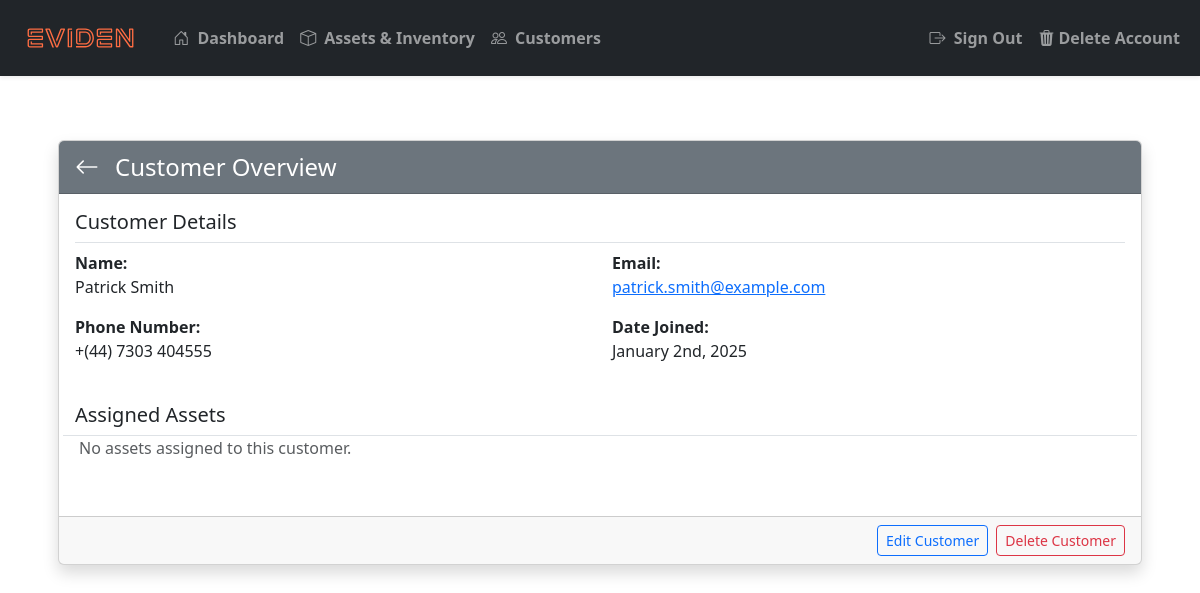
/customers/7/ (signed in), run on an earlier commit of the app's database.
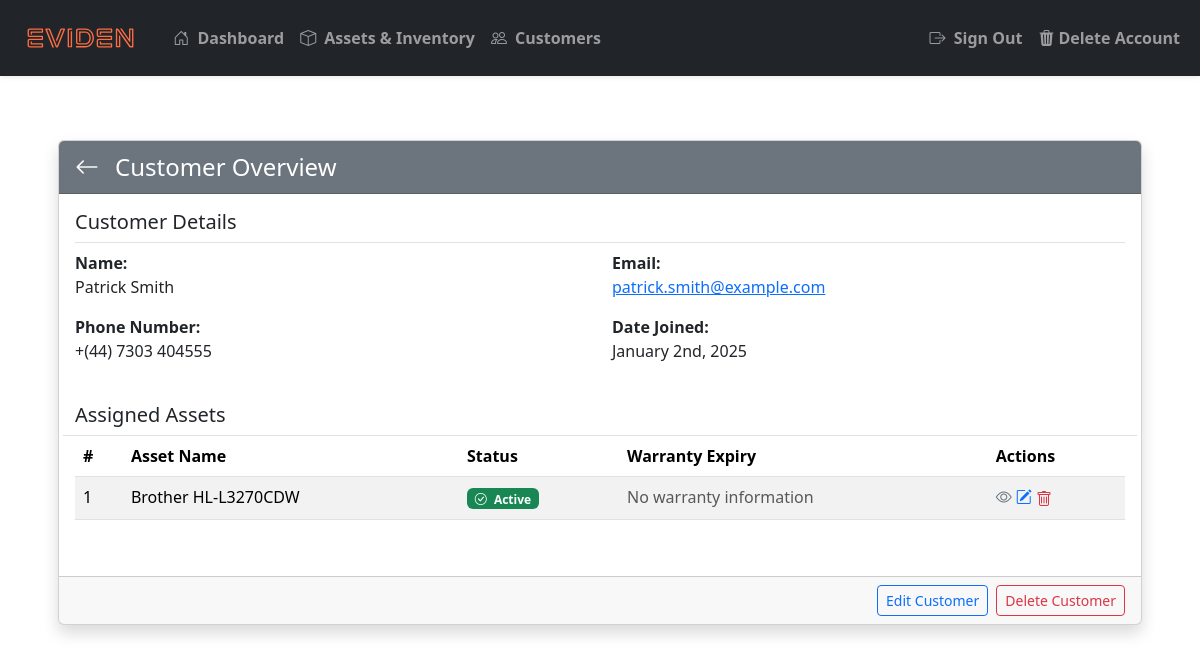
And on a later commit of the database.
### inventory/models.py (models this page shows, shortened)
class Asset(models.Model):
    class StatusChoices(models.TextChoices):
        ACTIVE = 'Active', 'Active'
        PENDING_MAINTENANCE = 'Pending Maintenance', 'Pending Maintenance'
        DECOMMISSIONED = 'Decommissioned', 'Decommissioned'
    name = models.CharField(
        max_length=200,
        null=True,
        validators=[
            RegexValidator(
                regex=r'^(?=.*[a-zA-Z])(?=.*[a-zA-Z0-9]).+$',
                message="Asset name must contain at least one letter and cannot consist solely of special characters or numbers."
            )
        ]
    )
    assigned_to = models.ForeignKey(Customer, on_delete=models.SET_NULL, null=True, blank=True, related_name="assignment")
    warranty_expiry = models.DateField(null=True, blank=True)
    status = models.CharField(
        max_length=20,
        choices=StatusChoices.choices,
        default=StatusChoices.ACTIVE,
        null=False
    )
    description = models.CharField(
        max_length=450,
        null=True,
        blank=True,
        validators=[
            MinLengthValidator(10, message="Description must be at least 10 characters, or left empty.")
        ]
    )
    date_assigned = models.DateTimeField(auto_now_add=True)
    last_updated = models.DateTimeField(auto_now=True)  # Automatically updated when the asset is saved

### inventory/views/customer_views.py (the view)
# urls.py: path('customers/<int:customer_id>/', customer_views.view_customer, name='view-customer'),
@login_required(login_url='login')
def view_customer(request, customer_id):
    customer = get_object_or_404(Customer, id=customer_id)
    assigned_assets = Asset.objects.filter(assigned_to=customer)
    form = CustomerForm(instance=customer)
    return render(request, 'inventory/customer/view-customer.html', {
        'customer': customer,
        'form': form,
        'assigned_assets': assigned_assets,  # Pass the assigned assets to the template
    })

### inventory/templates/inventory/customer/view-customer.html (shortened to what the changed rows need)
{% extends "inventory/base.html" %}
{% block content %}
<div class="container mt-5">
    <div class="card shadow">
        <div class="card-body">
            <div class="row mb-4">
                {% if customer.assignment.exists %}
                <div class="col-12 table-responsive">
                    <table class="table table-striped">
                        <thead>
                            <tr>
                                <th>#</th>
                                <th>Asset Name</th>
                                <th>Status</th>
                                <th>Warranty Expiry</th>
                                <th>Actions</th>
                            </tr>
                        </thead>
                        <tbody>
                            {% for asset in customer.assignment.all %}
                            <tr>
                                <td>{{ forloop.counter }}</td>
                                <td>{{ asset.name }}</td>
                                <td>
                                    <span class="badge {% if asset.status == 'Active' %}bg-success{% elif asset.status == 'Pending Maintenance' %}bg-warning{% else %}bg-danger{% endif %}">
                                        <i class="pe-1 bi {% if asset.status == 'Active' %}bi-check-circle{% elif asset.status == 'Pending Maintenance' %}bi-exclamation-circle{% else %}bi-x-circle{% endif %}"></i>
                                        {{ asset.status }}
                                    </span>
                                </td>
                                <td>
                                    {% if asset.warranty_expiry %}
                                    {{ asset.warranty_expiry|date:"F jS, Y" }}
                                    {% else %}
                                    <span class="text-muted">No warranty information</span>
                                    {% endif %}
                                </td>
                                <td>
                                    <a href="{% url 'view-asset' asset.id %}?next={{ request.path }}"><i class="bi bi-eye text-secondary" style="cursor: pointer;"></i></a>
                                    <a href="{% url 'update-asset' asset.id %}?next={{ request.path }}"><i class="bi bi-pencil-square text-primary" style="cursor: pointer;"></i></a>
                                    {% if user.is_staff %}
                                    <form method="POST" action="{% url 'delete-asset' asset.id %}?next={{ request.path }}" onsubmit="showConfirmation(event)" style="display: inline;">
                                        <button type="submit" class="btn btn-link p-0 m-0 text-danger border-0">
                                            <i class="bi bi-trash"></i>
                                        </button>
                                    </form>
                                    {% endif %}
                                </td>
                            </tr>
                            {% endfor %}
                        </tbody>
                    </table>
                </div>
                {% else %}
                <div class="col-12">
                    <p class="ps-1 text-muted">No assets assigned to this customer.</p>
                </div>
                {% endif %}
            </div>
        </div>
    </div>
</div>
{% endblock %}

What changed in the data, as far as the page shows it:
now on this page (row edited): Asset: name "Brother HL-L3270CDW", status "Active", shows "No warranty information"
Also different on the page:
text no longer shown: "No assets assigned to this customer."
text now shown: "# Asset Name Status Warranty Expiry Actions"
